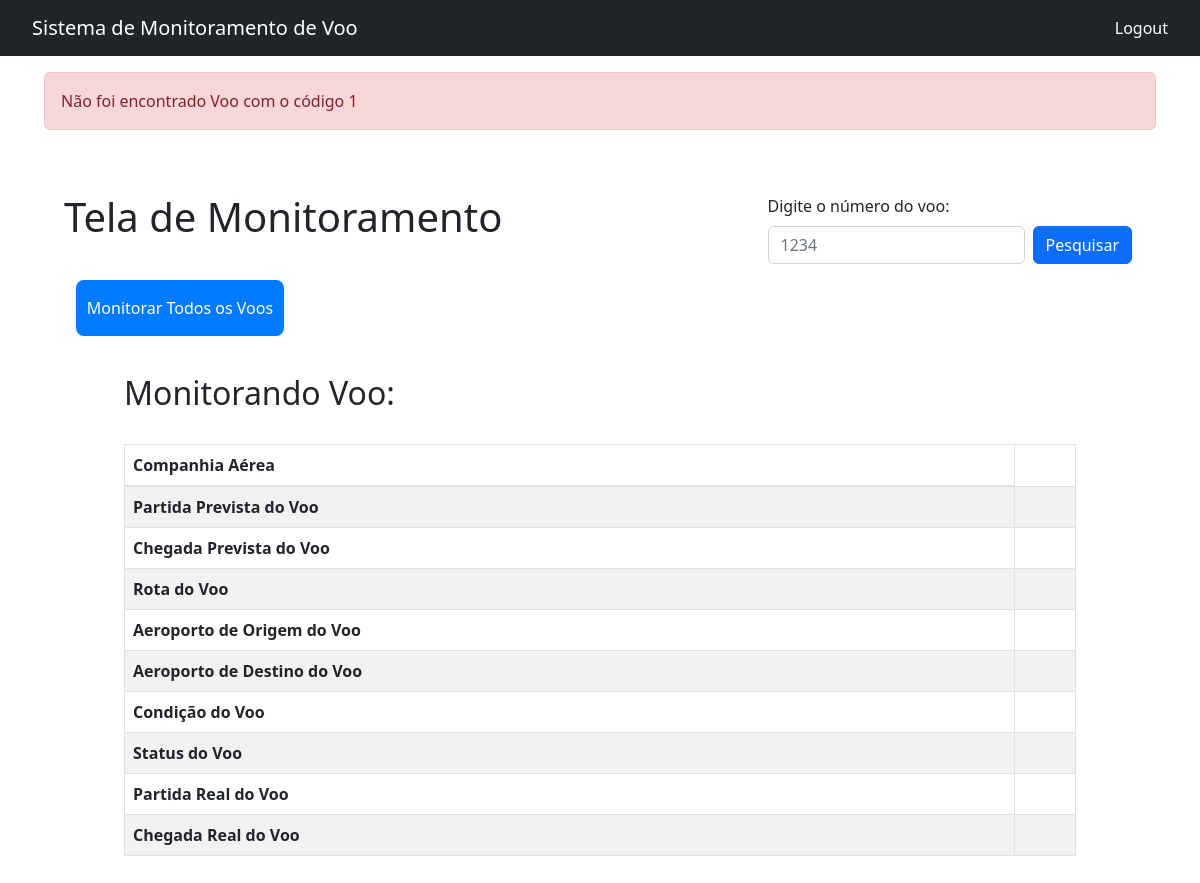
Before: /monitoramento/?voo=1 with the older database file.
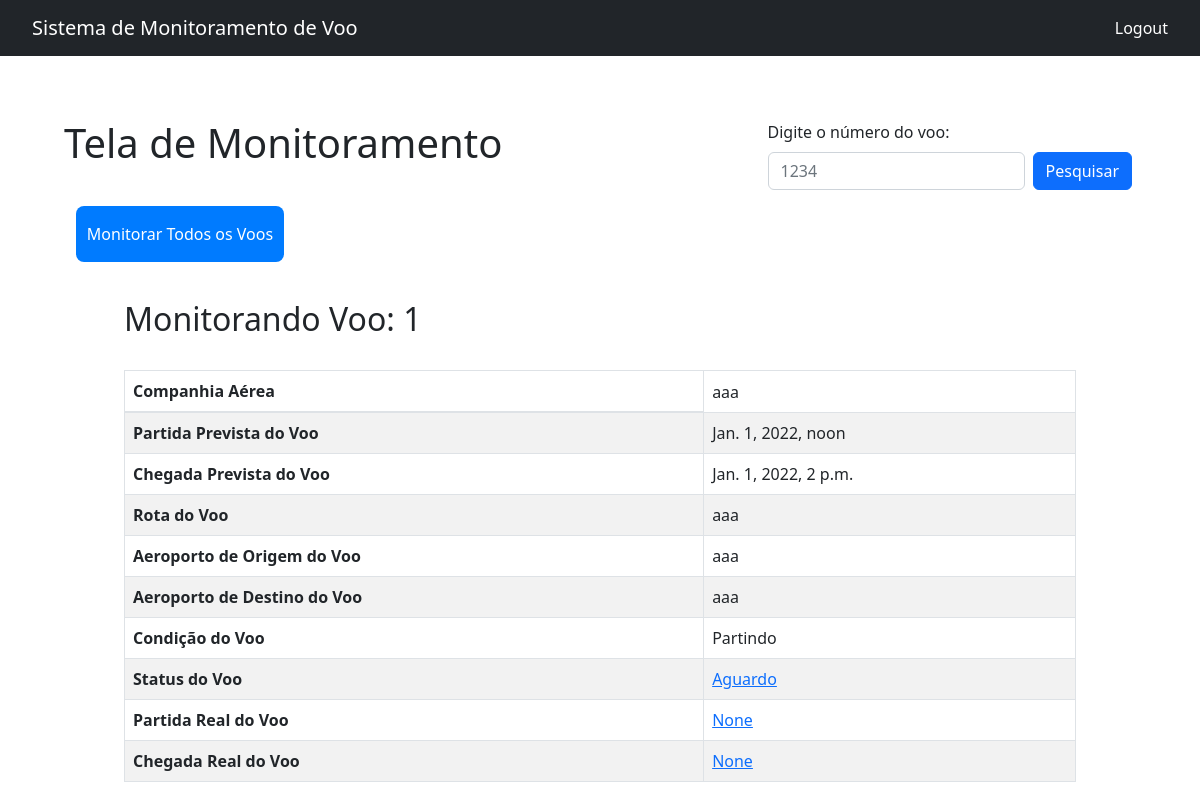
After: the same page with the newer database file.
### aeroporto/models.py (models this page shows, shortened)
class Voo(models.Model):
    codigoVoo = models.IntegerField(primary_key=True, null=False, unique=True)
    companhiaAerea = models.CharField(max_length=100, null=False)
    partidaPrevista = models.DateTimeField(null=False)
    partidaReal = models.DateTimeField(null=True)
    chegadaPrevista = models.DateTimeField(null=False)
    chegadaReal = models.DateTimeField(null=True)
    status = models.CharField(max_length=100, null=False, default='Aguardo')
    rota = models.CharField(max_length=100, null=True)
    aeroportoOrigem = models.CharField(max_length=100, null=False)
    aeroportoDestino = models.CharField(max_length=100, null=False)
    condicao = models.CharField(max_length=100, null=False)
    class Meta:
        db_table = 'voos'

### aeroporto/views.py (the view)
# urls.py: path('monitoramento/', views.voo_search_view, name='monitoramento_voo'),
def voo_search_view(request):
    voo_object = None
    query = None
    query_dict = request.GET
    try:
        query = int(query_dict.get('voo'))
    except:
        query = None
    if query is not None:
        try:
            voo_object = Voo.objects.get(codigoVoo=query)
        except:
            voo_object = None
            messages.error(request, f'Não foi encontrado Voo com o código {query}')
    context = {'voo': voo_object}
    return render(request, 'monitoramento/voosearch.html', context=context)

### template/monitoramento/voosearch.html (shortened to what the changed rows need)
{% load static %}
<!DOCTYPE html>
<html>
<head>
    <link rel="stylesheet" href="{% static 'css/bootstrap/bootstrap.min.css' %}">
    <link rel="stylesheet" href="{% static 'css/navbar.css' %}">
    <link rel="stylesheet" href="{% static 'css/monitoramento.css' %}">
</head>
<body>
    <div class="container">
        {% for message in messages %}
        <div class="container-fluid p-0">
            <div class="alert {{ message.tags }} alert-dismissible" role="alert" >
                {{ message }}
            </div>
        </div>
        {% endfor %}
        <div class="search-box row">
            <div class="col-md titulo">
                <h1 titulo-text>Tela de Monitoramento</h1>
            </div>
        </div>
        <div class="container-xl table-voo">
            <h2>Monitorando Voo: {{ voo.codigoVoo }} </h2>
            <br>
            <table class="table table-striped table-bordered">
                <thead>
                    <tr>
                        <th scope="col">Companhia Aérea</th>
                        <td scope="col">{{ voo.companhiaAerea}}</td>
                    </tr>
                </thead>
                <tbody>
                    <tr>
                        <th scope="row">Partida Prevista do Voo</th>
                        <td> {{voo.partidaPrevista}} </td>
                    </tr>
                    <tr>
                        <th scope="row">Chegada Prevista do Voo</th>
                        <td> {{voo.chegadaPrevista}} </td>
                    </tr>
                    <tr>
                        <th scope="row">Rota do Voo</th>
                        <td> {{voo.rota}} </td>
                    </tr>
                    <tr>
                        <th scope="row">Aeroporto de Origem do Voo</th>
                        <td> {{ voo.aeroportoOrigem}} </td>
                    </tr>
                    <tr>
                        <th scope="row">Aeroporto de Destino do Voo</th>
                        <td> {{ voo.aeroportoDestino}} </td>
                    </tr>
                    <tr>
                        <th scope="row">Condição do Voo</th>
                        <td> {{ voo.condicao }} </td>
                    </tr>
                    <tr>
                        <th scope="row">Status do Voo</th>
                        <td scope="col">
                            {% if voo.pk %}
                            <a href="{% url 'atualizar_status_voo' voo.pk %}">{{ voo.status }}</a> {% endif %}
                        </td>
                    </tr>
                    <tr>
                        <th scope="row">Partida Real do Voo</th>
                        <td scope="col">
                            {% if voo.pk %}
                            <a href="{% url 'atualizar_partida_voo' voo.pk %}">{{ voo.partidaReal }}</a> {% endif %}
                        </td>
                    </tr>
                    <tr>
                        <th scope="row">Chegada Real do Voo</th>
                        <td scope="col">
                            {% if voo.pk %}
                            <a href="{% url 'atualizar_chegada_voo' voo.pk %}">{{ voo.chegadaReal }}</a> {% endif %}
                        </td>
                    </tr>
                </tbody>
            </table>
        </div>
    </div>
</body>
</html>

Changed rows visible on the page:
added Voo: codigoVoo "1", companhiaAerea "aaa", partidaPrevista "Jan. 1, 2022, noon", chegadaPrevista "Jan. 1, 2022, 2 p.m.", rota "aaa", aeroportoOrigem "aaa", aeroportoDestino "aaa", condicao "Partindo", status "Aguardo", partidaReal "None", chegadaReal "None"
Other visible differences:
list line gone: "Não foi encontrado Voo com o código 1"
